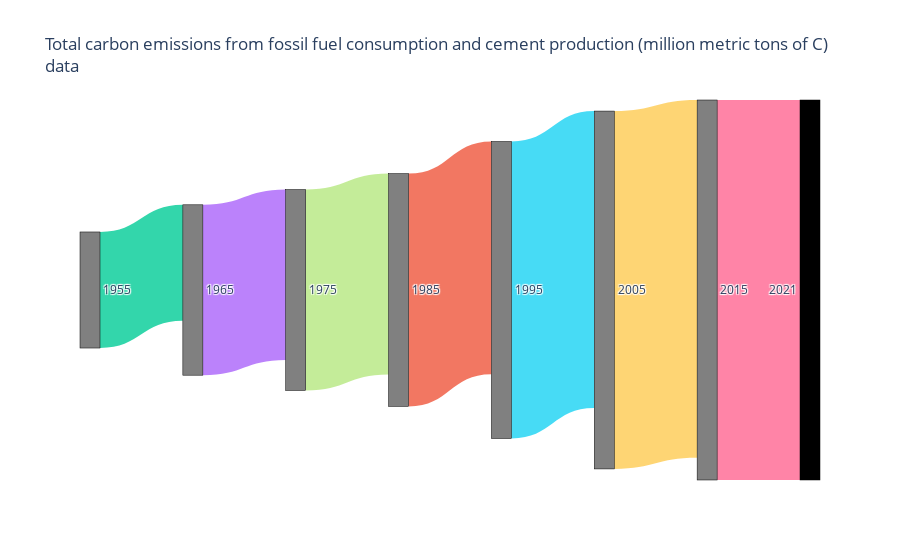
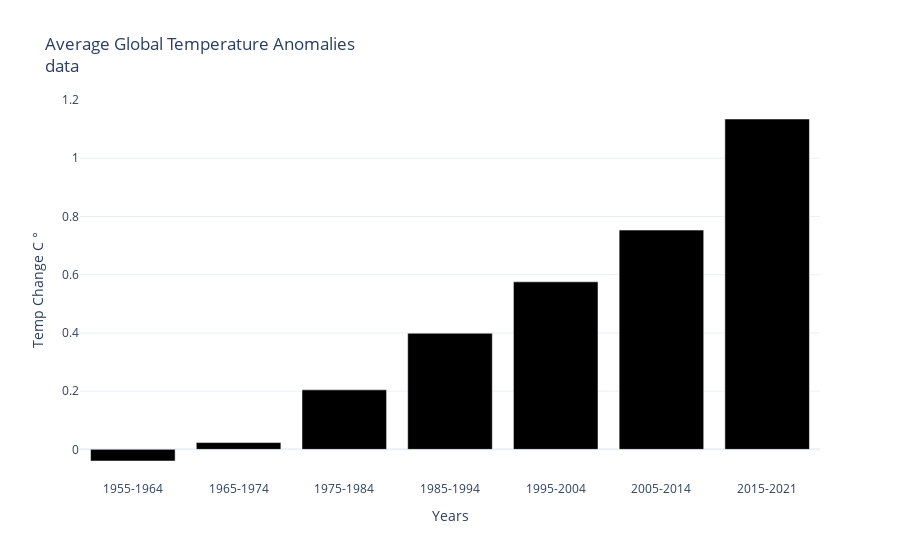
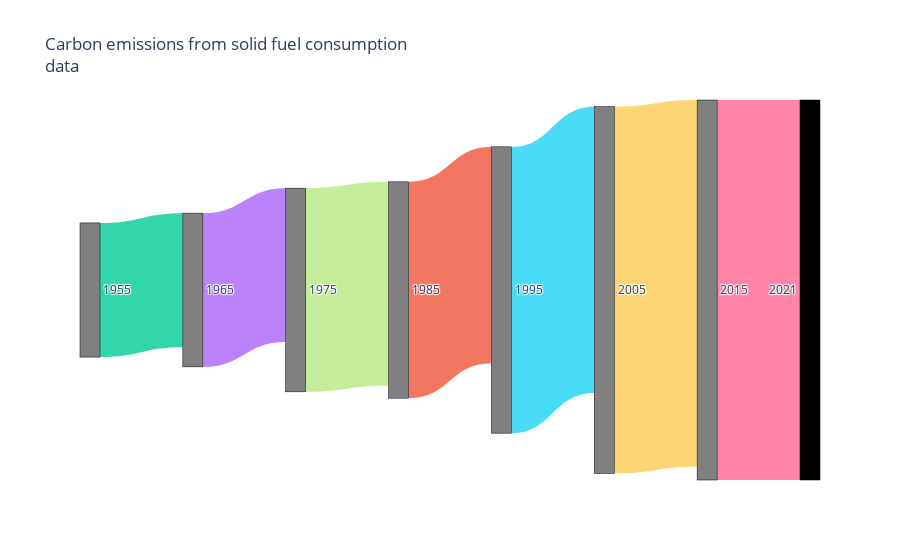
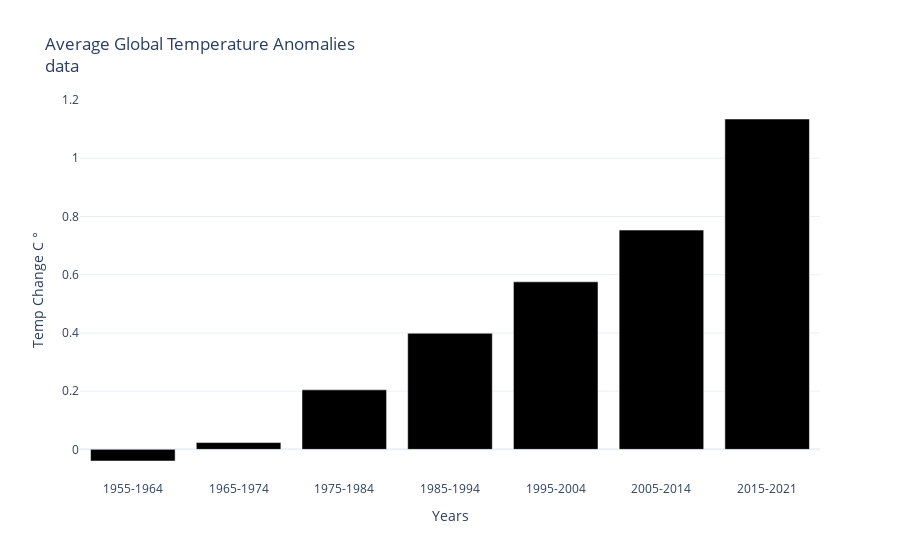

Notebook source saved alongside these figures, in order:
### Markdown cell above
Use Functions to show all types of emissions vs temp anomalies

### Code cell
import plotly.graph_objects as go
import pandas as pd


def avg_net_temp_anomaly (df, year):
    start_year = int(year)
    # only have data up to 2021
    if start_year == 2015:
        end_year = 2021
    else:
        # most amounts are 9 year spread
        end_year = start_year + 9

    filtered_df = df[(df["Year"] >= start_year) & (df["Year"] <= end_year)]
    average = filtered_df["Anomaly"].sum()/6 if start_year == 2015 else filtered_df["Anomaly"].sum()/9
    return average
    
def get_global_temp_anomalies():
    # Global Temperatures
    # https://www.ncei.noaa.gov/access/monitoring/climate-at-a-glance/global/time-series

    # remove 1st 3 lines from file
    df_temp_anomaly = pd.read_csv('https://raw.githubusercontent.com/rebeccapeltz/'\
        'emissions/refs/heads/main/global-temp-anomaly-data.csv',skiprows=4)
    # print(df_temp_anomaly.head())
    
    temp_anomalies_averages = []
    anomaly_years = [ 1955, 1965, 1975, 1985,1995,2005,2015]
    
    for year in anomaly_years:
        total = avg_net_temp_anomaly(df_temp_anomaly,year)
        temp_anomalies_averages.append(total)
    
    label_years = ['1955-1964', '1965-1974', '1975-1984','1985-1994','1995-2004','2005-2014','2015-2021']
    
    # Create the bar chart
    fig2 = go.Figure(data=[
        go.Bar(x=label_years, y=temp_anomalies_averages, marker_color='black')
    ])
    
    # Update layout (optional)
    fig2.update_layout(
        title='Average Global Temperature Anomalies<br><a href="https://raw.githubusercontent.com/rebeccapeltz/emissions/refs/heads/main/global-temp-anomaly-data.csv" target="_blank">data</a>',
        xaxis_title='Years',
        yaxis_title='Temp Change C &#176;',
        template='plotly_white',
        xaxis=dict(tickformat='%Y', tickvals=label_years)
    )
    return fig2


fig2 = get_global_temp_anomalies()

def get_emissions(df_emissions,years:list,emission_name:str):
    '''
    returns a list of emmissions for specified years based on emmission_name
    '''
    return df_emissions[df_emissions['Year'].isin(years)][emission_name].tolist()


# Define the years you want to extract
years = [1965, 1975, 1985, 1995, 2005, 2015, 2021]

# Load the data (adjust the path/filename as needed)
df_emissions = pd.read_csv('https://raw.githubusercontent.com/plotly/Figure-Friday/refs/heads/main/2025/week-21/global.1751_2021.csv',header=0)
#print(type(df_emissions))
# Get list of all emission types


column_labels = list(df_emissions.columns)
#print(column_labels)
    
      

for emission_type in column_labels[1:]:
    # print(emission_type)


    # Extract the relevant data
    emissions = get_emissions(df_emissions,years,emission_type)
    #print(emissions)
    
    # Sample data
    data = {
        'source': [0, 1, 2, 3, 4, 5, 6],
        'target': [1, 2, 3, 4, 5, 6, 7],
        'value': emissions,
        'source_label': ['1955', '1965', '1975', '1985', '1995', '2005', '2015'],
        'target_label': ['1965', '1975', '1985', '1995', '2005', '2015', '2021'],
    }
    df = pd.DataFrame(data)
    
    # Optional: Create labels from source and target
    labels = list(pd.unique(df[['source_label', 'target_label']].values.ravel()))
    
    # Map labels to indexes
    label_map = {label: i for i, label in enumerate(labels)}
    df['source'] = df['source_label'].map(label_map)
    df['target'] = df['target_label'].map(label_map)
    
    # default colors
    
    colors =  ['rgba(0, 204, 150, 0.8)',
     'rgba(171, 99, 250, 0.8)',
     'rgba(182, 232, 128, 0.8)',
     'rgba(239, 85, 59, 0.8)',
     'rgba(25, 211, 243, 0.8)',
     'rgba(254, 203, 82, 0.8)',
     'rgba(255, 102, 146, 0.8)']
    
    # Carbon Emissions from Gas
    fig = go.Figure(data=[go.Sankey(
        arrangement='snap',
        node=dict(
            pad=15,
            thickness=20,
            line=dict(color="black", width=0.5),
            label=labels,
        ),
        link=dict(
            source=df['source'],
            target=df['target'],
            value=df['value'],
            color=colors
        )
    )])
    fig.update_traces(node_color = ['gray','gray','gray','gray','gray','gray','gray'])
    
    
    fig.update_layout(title_text=f"{emission_type}<br><a href='https://raw.githubusercontent.com/plotly/Figure-Friday/refs/heads/main/2025/week-21/global.1751_2021.csv' target='_blank'>data</a>", font_size=12)
    
    fig.show()
    fig2.show()

### Figure 1 — Plotly figure (JSON) as saved in the notebook; plotly's stock layout.template omitted (floating-point values rounded to 4 significant figures)
{"data": [{"arrangement": "snap", "link": {"color": ["rgba(0, 204, 150, 0.8)", "rgba(171, 99, 250, 0.8)", "rgba(182, 232, 128, 0.8)", "rgba(239, 85, 59, 0.8)", "rgba(25, 211, 243, 0.8)", "rgba(254, 203, 82, 0.8)", "rgba(255, 102, 146, 0.8)"], "source": [0, 1, 2, 3, 4, 5, 6], "target": [1, 2, 3, 4, 5, 6, 7], "value": [3130, 4595, 5417, 6277, 8010, 9651, 10248]}, "node": {"color": ["gray", "gray", "gray", "gray", "gray", "gray", "gray"], "label": ["1955", "1965", "1975", "1985", "1995", "2005", "2015", "2021"], "line": {"color": "black", "width": 0.5}, "pad": 15, "thickness": 20}, "type": "sankey"}], "layout": {"font": {"size": 12}, "title": {"text": "Total carbon emissions from fossil fuel consumption and cement production (million metric tons of C)<br><a href='https://raw.githubusercontent.com/plotly/Figure-Friday/refs/heads/main/2025/week-21/global.1751_2021.csv' target='_blank'>data</a>"}}}

### Figure 2 — Plotly figure (JSON) as saved in the notebook; plotly's stock layout.template omitted (floating-point values rounded to 4 significant figures)
{"data": [{"marker": {"color": "black"}, "type": "bar", "x": ["1955-1964", "1965-1974", "1975-1984", "1985-1994", "1995-2004", "2005-2014", "2015-2021"], "y": [-0.04, 0.02333, 0.2044, 0.3989, 0.5756, 0.7533, 1.135]}], "layout": {"title": {"text": "Average Global Temperature Anomalies<br><a href=\"https://raw.githubusercontent.com/rebeccapeltz/emissions/refs/heads/main/global-temp-anomaly-data.csv\" target=\"_blank\">data</a>"}, "xaxis": {"tickformat": "%Y", "tickvals": ["1955-1964", "1965-1974", "1975-1984", "1985-1994", "1995-2004", "2005-2014", "2015-2021"], "title": {"text": "Years"}}, "yaxis": {"title": {"text": "Temp Change C &#176;"}}}}

### Figure 3 — Plotly figure (JSON) as saved in the notebook; plotly's stock layout.template omitted (floating-point values rounded to 4 significant figures)
{"data": [{"arrangement": "snap", "link": {"color": ["rgba(0, 204, 150, 0.8)", "rgba(171, 99, 250, 0.8)", "rgba(182, 232, 128, 0.8)", "rgba(239, 85, 59, 0.8)", "rgba(25, 211, 243, 0.8)", "rgba(254, 203, 82, 0.8)", "rgba(255, 102, 146, 0.8)"], "source": [0, 1, 2, 3, 4, 5, 6], "target": [1, 2, 3, 4, 5, 6, 7], "value": [1460, 1673, 2216, 2354, 3116, 3990, 4135]}, "node": {"color": ["gray", "gray", "gray", "gray", "gray", "gray", "gray"], "label": ["1955", "1965", "1975", "1985", "1995", "2005", "2015", "2021"], "line": {"color": "black", "width": 0.5}, "pad": 15, "thickness": 20}, "type": "sankey"}], "layout": {"font": {"size": 12}, "title": {"text": "Carbon emissions from solid fuel consumption<br><a href='https://raw.githubusercontent.com/plotly/Figure-Friday/refs/heads/main/2025/week-21/global.1751_2021.csv' target='_blank'>data</a>"}}}

### Figure 4 — Plotly figure (JSON) as saved in the notebook; plotly's stock layout.template omitted (floating-point values rounded to 4 significant figures)
{"data": [{"marker": {"color": "black"}, "type": "bar", "x": ["1955-1964", "1965-1974", "1975-1984", "1985-1994", "1995-2004", "2005-2014", "2015-2021"], "y": [-0.04, 0.02333, 0.2044, 0.3989, 0.5756, 0.7533, 1.135]}], "layout": {"title": {"text": "Average Global Temperature Anomalies<br><a href=\"https://raw.githubusercontent.com/rebeccapeltz/emissions/refs/heads/main/global-temp-anomaly-data.csv\" target=\"_blank\">data</a>"}, "xaxis": {"tickformat": "%Y", "tickvals": ["1955-1964", "1965-1974", "1975-1984", "1985-1994", "1995-2004", "2005-2014", "2015-2021"], "title": {"text": "Years"}}, "yaxis": {"title": {"text": "Temp Change C &#176;"}}}}
